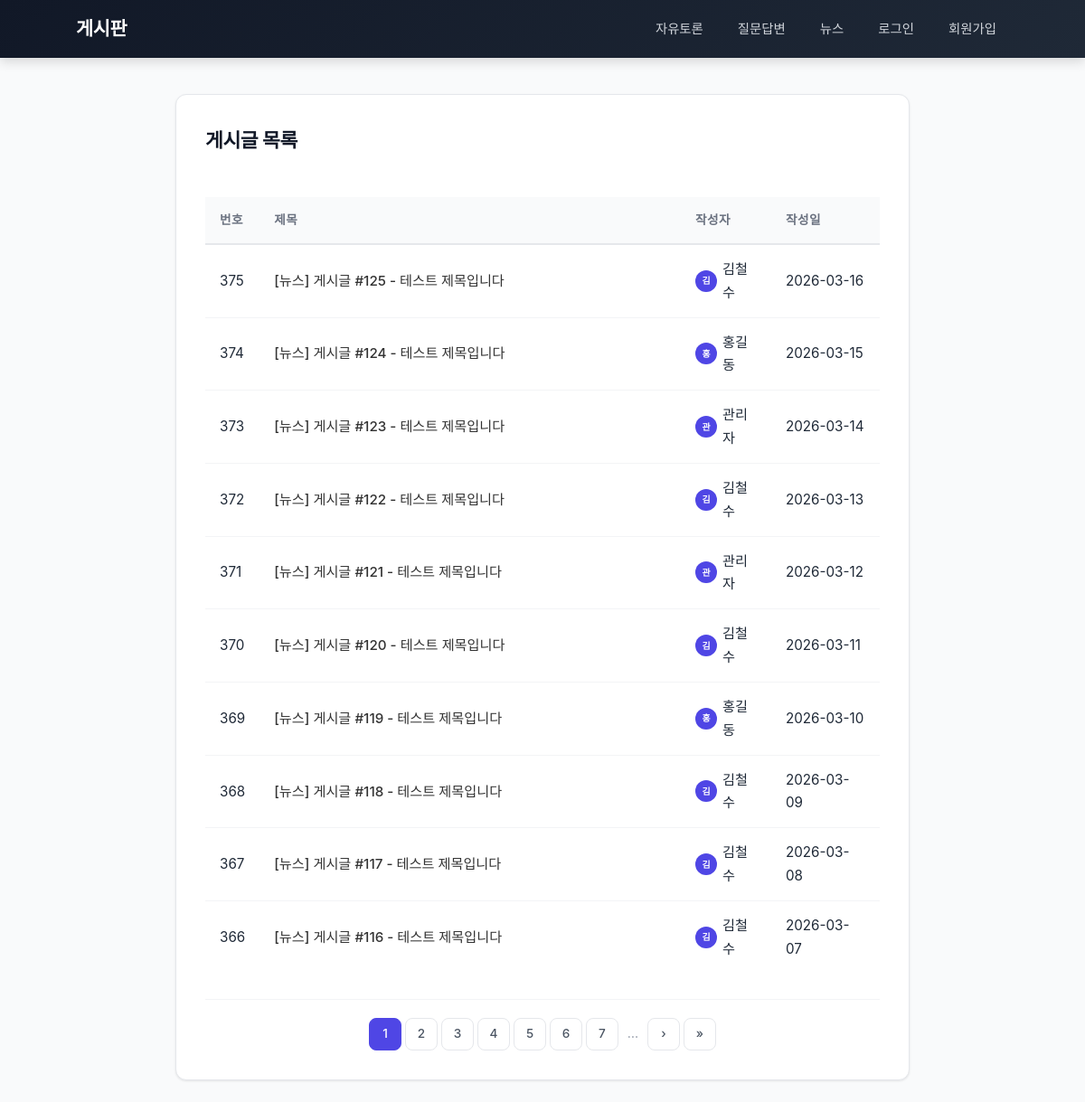
The page /post/list on the database as committed earlier.
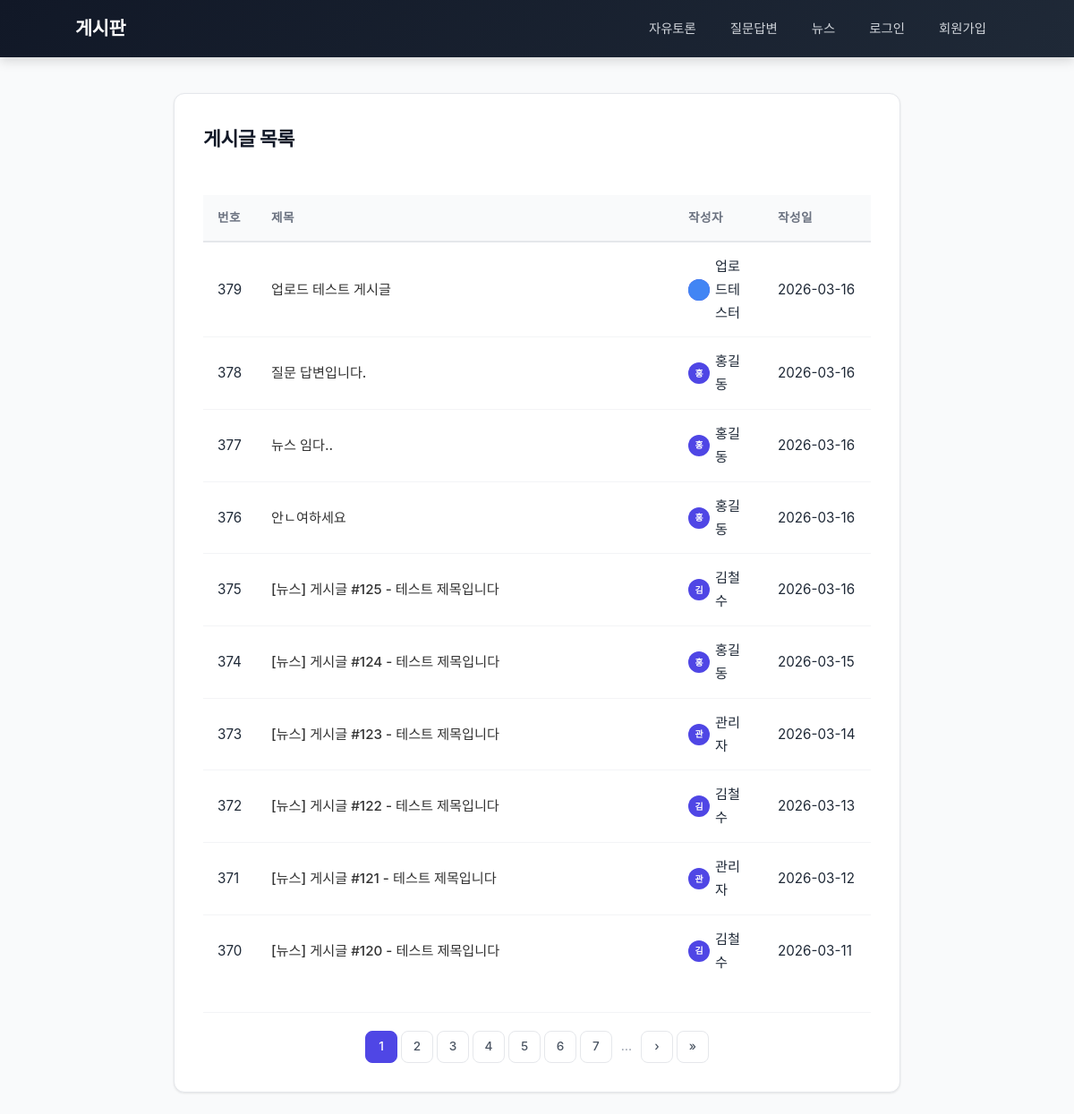
The same page on the database as committed later.
### tables this page shows
CREATE TABLE posts (
                id INTEGER PRIMARY KEY AUTOINCREMENT,
                user_id INTEGER NOT NULL,
                category TEXT NOT NULL DEFAULT 'discussion',
                title TEXT NOT NULL,
                content TEXT NOT NULL,
                created_at DATETIME DEFAULT CURRENT_TIMESTAMP,
                updated_at DATETIME DEFAULT CURRENT_TIMESTAMP,
                FOREIGN KEY (user_id) REFERENCES users(id) ON DELETE CASCADE
            );

CREATE TABLE users (
                id INTEGER PRIMARY KEY AUTOINCREMENT,
                name TEXT NOT NULL,
                email TEXT NOT NULL UNIQUE,
                password TEXT NOT NULL,
                created_at DATETIME DEFAULT CURRENT_TIMESTAMP,
                updated_at DATETIME DEFAULT CURRENT_TIMESTAMP
            , profile_photo_id INTEGER DEFAULT NULL);

CREATE TABLE uploads (
                id INTEGER PRIMARY KEY AUTOINCREMENT,
                user_id INTEGER NOT NULL,
                original_name TEXT NOT NULL,
                stored_name TEXT NOT NULL,
                path TEXT NOT NULL,
                mime_type TEXT NOT NULL,
                file_size INTEGER NOT NULL,
                created_at DATETIME DEFAULT CURRENT_TIMESTAMP,
                FOREIGN KEY (user_id) REFERENCES users(id) ON DELETE CASCADE
            );

### Utils/Db.php (called while the page is built, shortened)
<?php
class Db
{
    private static ?Db $instance = null;
    private \PDO $pdo;
    private function __construct(bool $inMemory = false)
    {
        if ($inMemory) {
            $this->pdo = new \PDO('sqlite::memory:');
        } else {
            $dbPath = __DIR__ . '/../data/database.sqlite';
            $this->pdo = new \PDO('sqlite:' . $dbPath);
        }
        $this->pdo->setAttribute(\PDO::ATTR_ERRMODE, \PDO::ERRMODE_EXCEPTION);
        $this->pdo->setAttribute(\PDO::ATTR_DEFAULT_FETCH_MODE, \PDO::FETCH_ASSOC);
        if (!$inMemory) {
            $this->pdo->exec('PRAGMA journal_mode=WAL');
        }
        $this->pdo->exec('PRAGMA foreign_keys=ON');
        $this->initTables();
    }
    public static function getInstance(): self
    {
        if (self::$instance === null) {
            self::$instance = new self();
        }
        return self::$instance;
    }
    public function getPdo(): \PDO
    {
        return $this->pdo;
    }
    private function initTables(): void
    {
        $this->pdo->exec('
            CREATE TABLE IF NOT EXISTS users (
                id INTEGER PRIMARY KEY AUTOINCREMENT,
                name TEXT NOT NULL,
                email TEXT NOT NULL UNIQUE,
                password TEXT NOT NULL,
                created_at DATETIME DEFAULT CURRENT_TIMESTAMP,
                updated_at DATETIME DEFAULT CURRENT_TIMESTAMP
            )
        ');
        $this->pdo->exec('
            CREATE TABLE IF NOT EXISTS posts (
                id INTEGER PRIMARY KEY AUTOINCREMENT,
                user_id INTEGER NOT NULL,
                category TEXT NOT NULL DEFAULT \'discussion\',
                title TEXT NOT NULL,
                content TEXT NOT NULL,
                created_at DATETIME DEFAULT CURRENT_TIMESTAMP,
                updated_at DATETIME DEFAULT CURRENT_TIMESTAMP,
                FOREIGN KEY (user_id) REFERENCES users(id) ON DELETE CASCADE
            )
        ');
        $this->pdo->exec('
            CREATE TABLE IF NOT EXISTS uploads (
                id INTEGER PRIMARY KEY AUTOINCREMENT,
                user_id INTEGER NOT NULL,
                original_name TEXT NOT NULL,
                stored_name TEXT NOT NULL,
                path TEXT NOT NULL,
                mime_type TEXT NOT NULL,
                file_size INTEGER NOT NULL,
                created_at DATETIME DEFAULT CURRENT_TIMESTAMP,
                FOREIGN KEY (user_id) REFERENCES users(id) ON DELETE CASCADE
            )
        ');
        $this->pdo->exec('
            CREATE TABLE IF NOT EXISTS comments (
                id INTEGER PRIMARY KEY AUTOINCREMENT,
                post_id INTEGER NOT NULL,
                user_id INTEGER NOT NULL,
                parent_id INTEGER DEFAULT NULL,
                content TEXT NOT NULL,
                created_at DATETIME DEFAULT CURRENT_TIMESTAMP,
                updated_at DATETIME DEFAULT CURRENT_TIMESTAMP,
                FOREIGN KEY (post_id) REFERENCES posts(id) ON DELETE CASCADE,
                FOREIGN KEY (user_id) REFERENCES users(id) ON DELETE CASCADE,
                FOREIGN KEY (parent_id) REFERENCES comments(id) ON DELETE CASCADE
            )
        ');
        $this->pdo->exec('
            CREATE TABLE IF NOT EXISTS post_attachments (
                id INTEGER PRIMARY KEY AUTOINCREMENT,
                post_id INTEGER NOT NULL,
                upload_id INTEGER NOT NULL,
                FOREIGN KEY (post_id) REFERENCES posts(id) ON DELETE CASCADE,
                FOREIGN KEY (upload_id) REFERENCES uploads(id) ON DELETE CASCADE
            )
        ');
        $columns = $this->pdo->query('PRAGMA table_info(users)')->fetchAll();
        $columnNames = array_column($columns, 'name');
    }
}

### lib/post/PostRepository.php (called while the page is built, shortened)
<?php
class PostRepository
{
    private \PDO $pdo;
    public function __construct()
    {
        $this->pdo = Db::getInstance()->getPdo();
    }
    public function findAll(int $page = 1, int $perPage = 10): array
    {
        $offset = ($page - 1) * $perPage;
        $stmt = $this->pdo->prepare('
            SELECT p.*, u.name as author_name, up.path as author_photo_path
            FROM posts p
            JOIN users u ON p.user_id = u.id
            LEFT JOIN uploads up ON u.profile_photo_id = up.id
            ORDER BY p.id DESC
            LIMIT :limit OFFSET :offset
        ');
        $stmt->bindValue('limit', $perPage, \PDO::PARAM_INT);
        $stmt->bindValue('offset', $offset, \PDO::PARAM_INT);
        $stmt->execute();
        $rows = $stmt->fetchAll();
        return array_map(fn($row) => new PostEntity($row), $rows);
    }
    public function countAll(): int
    {
        $stmt = $this->pdo->query('SELECT COUNT(*) FROM posts');
        return (int)$stmt->fetchColumn();
    }
}

### lib/post/PostService.php (called while the page is built, shortened)
<?php
class PostService
{
    private PostRepository $repository;
    public function __construct()
    {
        $this->repository = new PostRepository();
    }
    public function getList(int $page = 1, int $perPage = 10): array
    {
        $posts = $this->repository->findAll($page, $perPage);
        $totalCount = $this->repository->countAll();
        $totalPages = max(1, (int)ceil($totalCount / $perPage));
        return [
            'posts' => $posts,
            'total_count' => $totalCount,
            'current_page' => $page,
            'total_pages' => $totalPages,
            'per_page' => $perPage,
        ];
    }
}

### lib/post/PostEntity.php (called while the page is built, shortened)
<?php
class PostEntity
{
    public ?string $author_photo_path;
    public function __construct(array $data = [])
    {
        $this->id = $data['id'] ?? null;
        $this->title = $data['title'] ?? '';
        $this->created_at = $data['created_at'] ?? null;
        $this->author_name = $data['author_name'] ?? null;
        $this->author_photo_path = $data['author_photo_path'] ?? null;
    }
    public function getAuthorPhotoUrl(): ?string
    {
        return $this->author_photo_path ? '/' . $this->author_photo_path : null;
    }
}

### views/post/list.php (the view, shortened to what the changed rows need)
<?php
$service = new \lib\post\PostService();
$page = max(1, (int)($_GET['page'] ?? 1));
$category = $_GET['category'] ?? '';
$categoryNames = [
    'discussion' => '자유토론',
    'qna' => '질문답변',
    'news' => '뉴스',
];
if ($category && in_array($category, \lib\post\PostService::CATEGORIES, true)) {
    $data = $service->getListByCategory($category, $page);
    $pageTitle = $categoryNames[$category] ?? '게시글 목록';
} else {
    $data = $service->getList($page);
    $category = '';
}
require __DIR__ . '/../layout/header.php';
?>
<div class="card">
    <div style="display: flex; justify-content: space-between; align-items: center;" class="mb-20">
        <h2>게시글 목록</h2>
    </div>
    <?php if (empty($data['posts'])): ?>
        <p style="text-align: center; padding: 40px 0; color: #999;">게시글이 없습니다.</p>
    <?php else: ?>
        <table>
            <thead>
                <tr>
                    <th style="width: 60px;">번호</th>
                    <th>제목</th>
                    <th style="width: 100px;">작성자</th>
                    <th style="width: 120px;">작성일</th>
                </tr>
            </thead>
            <tbody>
                <?php foreach ($data['posts'] as $post): ?>
                    <tr>
                        <td><?= $post->id ?></td>
                        <td><a href="/post/view?id=<?= $post->id ?>" style="color: #333; text-decoration: none;"><?= htmlspecialchars($post->title) ?></a></td>
                        <td>
                            <span class="author-info">
                                <span class="avatar avatar-sm">
                                    <?php if ($post->getAuthorPhotoUrl()): ?>
                                        <img src="<?= htmlspecialchars($post->getAuthorPhotoUrl()) ?>" alt="">
                                    <?php else: ?>
                                        <?= mb_substr($post->author_name ?? '', 0, 1) ?>
                                    <?php endif; ?>
                                </span>
                                <?= htmlspecialchars($post->author_name ?? '') ?>
                            </span>
                        </td>
                        <td><?= date('Y-m-d', strtotime($post->created_at)) ?></td>
                    </tr>
                <?php endforeach; ?>
            </tbody>
        </table>
        <?php if ($data['total_pages'] > 1): ?>
            <?php
            $baseUrl = '/post/list?' . ($category ? 'category=' . urlencode($category) . '&' : '');
            $cur = $data['current_page'];
            $total = $data['total_pages'];
            $maxVisible = 7;
            $startPage = max(1, $cur - (int)floor($maxVisible / 2));
            $endPage = min($total, $startPage + $maxVisible - 1);
            $startPage = max(1, $endPage - $maxVisible + 1);
            ?>
            <div class="pagination">
                <?php for ($i = $startPage; $i <= $endPage; $i++): ?>
                    <?php if ($i === $cur): ?>
                        <span class="active"><?= $i ?></span>
                    <?php else: ?>
                        <a href="<?= $baseUrl ?>page=<?= $i ?>"><?= $i ?></a>
                    <?php endif; ?>
                <?php endfor; ?>
                <?php if ($endPage < $total): ?>
                    <span class="dots">&hellip;</span>
                <?php endif; ?>
                <?php if ($cur < $total): ?>
                    <a href="<?= $baseUrl ?>page=<?= $cur + 1 ?>" title="다음">&rsaquo;</a>
                    <a href="<?= $baseUrl ?>page=<?= $total ?>" title="마지막">&raquo;</a>
                <?php endif; ?>
            </div>
        <?php endif; ?>
    <?php endif; ?>
</div>
<?php require __DIR__ . '/../layout/footer.php'; ?>

Rows that differ between the two databases and show on the page:
no longer on this page (row unchanged): posts: id "369", title "[뉴스] 게시글 #119 - 테스트 제목입니다", user.name "홍", user.name "홍길동", created_at "2026-03-10"
no longer on this page (row unchanged): posts: id "368", title "[뉴스] 게시글 #118 - 테스트 제목입니다", user.name "김", user.name "김철수", created_at "2026-03-09"
no longer on this page (row unchanged): posts: id "367", title "[뉴스] 게시글 #117 - 테스트 제목입니다", user.name "김", user.name "김철수", created_at "2026-03-08"
no longer on this page (row unchanged): posts: id "366", title "[뉴스] 게시글 #116 - 테스트 제목입니다", user.name "김", user.name "김철수", created_at "2026-03-07"
added posts: id "379", title "업로드 테스트 게시글", uploads.path (picture), user.name "업로드테스터", created_at "2026-03-16"
added posts: id "378", title "질문 답변입니다.", user.name "홍", user.name "홍길동", created_at "2026-03-16"
added posts: id "377", title "뉴스 임다..", user.name "홍", user.name "홍길동", created_at "2026-03-16"
added posts: id "376", title "안ㄴ여하세요", user.name "홍", user.name "홍길동", created_at "2026-03-16"
